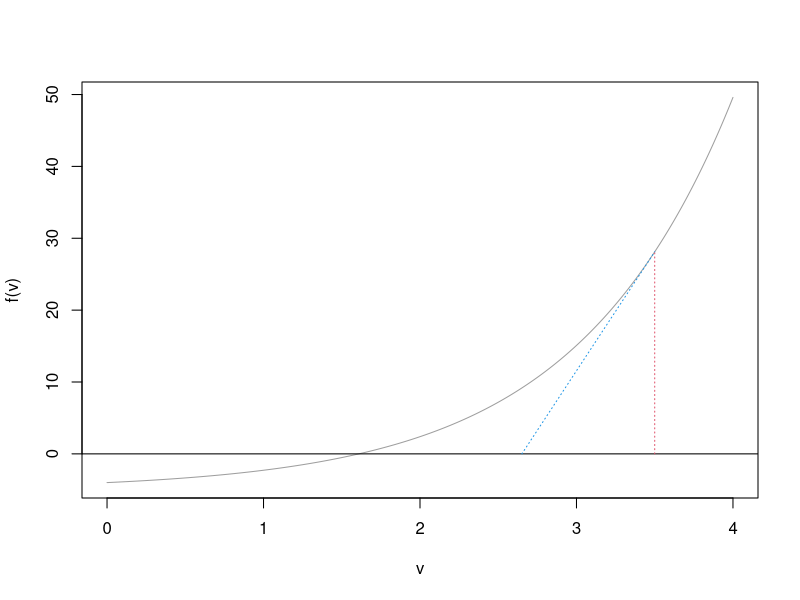
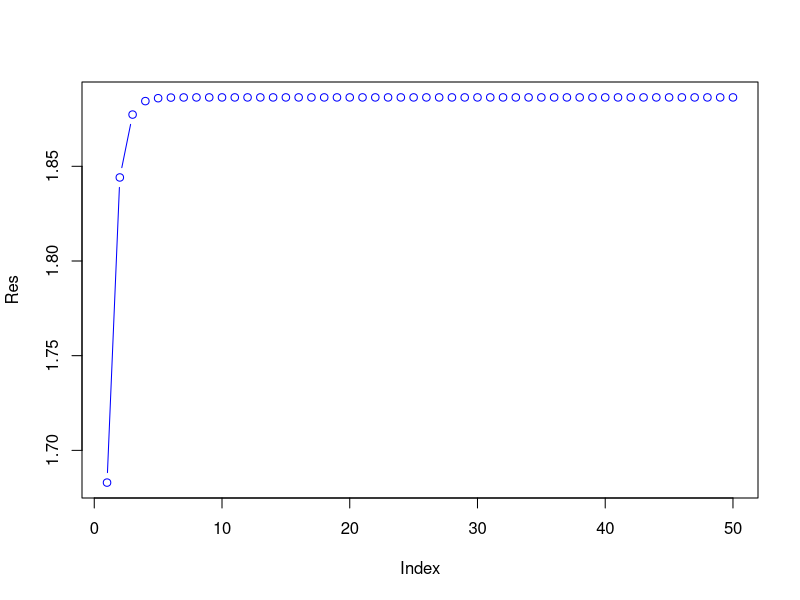

The R source for these figures, in order:
###############################################################
#Q1
###############################################################

## Simulate 100 data points from Normal distribution with mu=2, sigma^2=4
X <- rnorm(100, mean=2, sd=sqrt(4))
n <- 100

# likelihood t[1]: mu, t[2]: sigma^2
# if sigma < 0 return Inf, instead of NaN.
f <- function(t)
{print(X)
  if( t[2] > 0)
  {
    return( -sum( dnorm(X, mean=t[1], sd=sqrt(t[2]), log=TRUE) ) )
  } else
  {
    return(Inf)
  }
}

# gradient function
df <- function(t)
{
  mu <- t[1]; sig <- t[2];
  g <- rep(0,2)
  g[1] <- (1/sig) * sum(X - mu)
  g[2] <- (-n/(2*sig)) + sum( (X-mu)^2 )/(2*sig^2)
  return(-g)
}

## Run optim() 
objoptim <- optim(par=c(0, 1), fn=f, gr=df, method='BFGS')
print(objoptim$par)
###############################################################
# 2
###############################################################
# f and f'
f <- function(x) exp(x)-5
df <- function(x) exp(x)
# make the initial plot
v <- seq(0,4,length=1000)
plot(v,f(v),type="l",col=8)
abline(h=0)
# start point
x0 <- 3.5
# paste this repeatedly to see Newton's method work
segments(x0,0,x0,f(x0),col=2,lty=3)
slope <- df(x0)
g <- function(x) f(x0) + slope*(x - x0)
v = seq(x0 - f(x0)/df(x0),x0,length=1000)
lines(v,g(v),lty=3,col=4)
x0 <- x0 - f(x0)/df(x0)

###############################################################
#3
###############################################################

# f: the function you want the max of
# df: derivative of f; d2f: second derivative
# x0: start value, tol: convergence criterion
# maxit: max # of iterations before it is considered to have failed
newton <- function(x0, f, df, d2f, tol=1e-4, pr=FALSE){
  # iteration counter
  k <- 0
  # initial function, derivatives, and x values
  fval <- f(x0)
  grad <- df(x0)
  hess <- d2f(x0)
  xk_1 <- x0
  cond1 <- sqrt(sum(grad^2))
  cond2 <- Inf
  # see if the starting value is already close enough
  if( (cond1 < tol) ) return(x0)
  while( (cond1 > tol) & (cond2 > tol) )
  {
    L <- 1
    bool <- TRUE
    while(bool == TRUE){
      xk <- xk_1 - L * solve(hess) %*% grad
      # see if we've found an uphill step
      if( f(xk) > fval ){
        bool = FALSE
        grad <- df(xk)
        fval <- f(xk)
        hess <- d2f(xk)
        # make the stepsize a little smaller
      } 
      else {
        L = L/2
        if( abs(L) < 1e-20 ) return("Failed to find uphill step - try new start val")
      }
    }
    # calculate convergence criteria
    cond1 <- sqrt( sum(grad^2) )
    cond2 <- sqrt( sum( (xk-xk_1)^2 ))/(tol + sqrt(sum(xk^2)))
    # add to counter and update x
    k <- k + 1
    xk_1 <- xk
  }
  if(pr == TRUE) print( sprintf("Took %i iterations", k) )
  return(xk)
}

###############################################################
# Exercise
###############################################################

f <- function(x) exp(-(x^2))
df <- function(x) -2*x*f(x)
d2f <- function(x) -2*f(x)-2*x*df(x)
# Newton's method starting at x0 = 2/3
newton(2/3, f, df, d2f, 1e-7)


###############################################################
#4
###############################################################

X <- rnorm(100, mean=2, sd=sqrt(4))
n <- 100
# likelihood t[1]: mu, t[2]: sigma^2
# if sigma < 0 return -Inf, instead of NaN.
f <- function(t){
  if( t[2] > 0)
  { return( sum( dnorm(X, mean=t[1], sd=sqrt(t[2]), log=TRUE) ) )
  } 
  else {
    return(-Inf)
  }
}
# score function
df <- function(t){
  mu <- t[1]; sig <- t[2];
  g <- rep(0,2)
  g[1] <- (1/sig) * sum(X - mu)
  g[2] <- (-n/(2*sig)) + sum( (X-mu)^2 )/(2*sig^2)
  return(g)
}
# hessian
d2f <- function(t){
  mu <- t[1]; sig <- t[2];
  h <- matrix(0,2,2)
  h[1,1] <- -n/sig
  h[2,2] <- (n/(2*sig^2)) - sum( (X-mu)^2 )/(sig^3)
  h[1,2] <- -sum( (X-mu) )/(sig^2)
  h[2,1] <- h[1,2]
  return(h)
}
newton( c(0,1), f, df, d2f)
###############################################################
#5
###############################################################
############
#Censored regression
#Generate data
beta_star=2; n_0=100
X=rnorm(n_0,0,1)
Y=rnorm(n_0,mean=beta_star*X,sd=1)
C=2.5
n=sum(Y<=C); m=sum(Y>C)
X=c(X[Y<=C],X[Y>C])
Y=Y[Y<=C]
beta=0
K=50
Res=double(K)
for (k in 1:K){
  m_beta= X[(n+1):(n+m)]*beta + dnorm(C-X[(n+1):(n+m)]*beta)/(1-pnorm(C-X[(n+1):(n+m)]*beta))
  beta =( sum(X[1:n]*Y) + sum(X[(n+1):(n+m)]*m_beta) ) / ( sum(X^2) )
  Res[k]=beta
}
plot(Res,type='b',col='blue')





